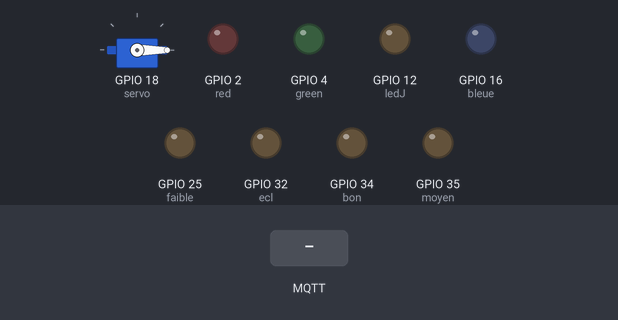
Bench run of a sketch on a simulated ESP32. Parts: servo, output pins drawn as LEDs (lit = HIGH). Inputs (shaded band) come from the test bench. WiFi joins after 1.5 s; servers stay silent unless stated; the local clock reads 2024-03-15 10:24:30 at power-on unless the sketch sets it; no MQTT or app messages arrive unless stated; what the sketch prints to the serial monitor is not drawn.

Above: at 3.7 s.
3.8 s: MQTT message "1" arrives on the first subscribed topic
At 4.6 s:
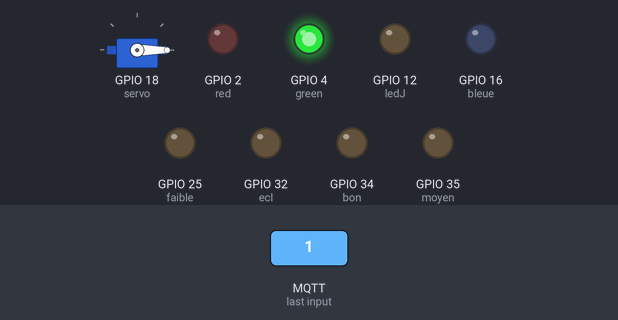
5.3 s: MQTT message "1" arrives on the second subscribed topic
At 5.7 s:
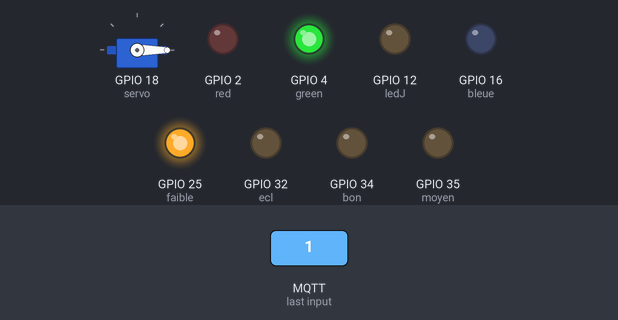
6.8 s: MQTT message "2" arrives on the first subscribed topic
At 8.0 s:
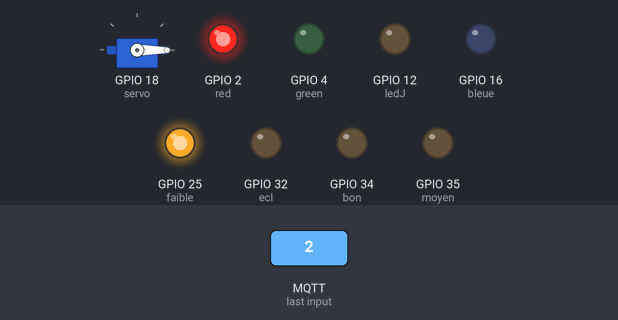
8.3 s: MQTT message "3" arrives on the first subscribed topic
At 9.3 s:
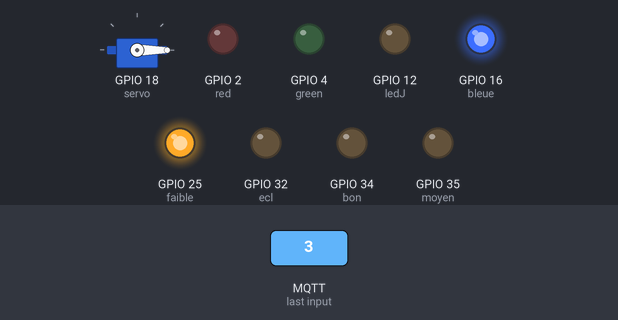
Timing chart, 0 to 10.8 s (numbered marks = the images above; inputs shaded):
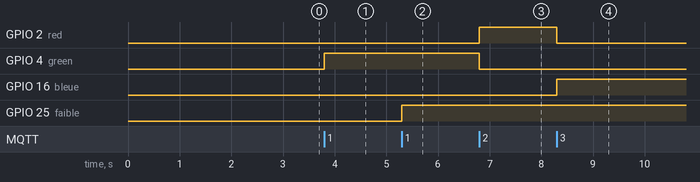

The sketch:

Garage_Actuators.ino
```cpp
/* Dans le cadre du projet Smart Ohm'e de BA3 ingénieur civil en informatique et gestion
 *  AFENZOUAR Farid
 *  email : Farid.AFENZOUAR@student.umons.ac.be
 *  FISICARO Federico
 *  email: Federico.FISICARO@student.umons.ac.be
 *  NGUYEN Harry
 *  email : Harry.NGUYEN@student.umons.ac.be
 *  VANSNICK Loïc
 *  email : Loic.VANSNICK@student.umons.ac.be
 */

#include <WiFi.h> // Enables the ESP8266 to connect to the local network (via WiFi)
#include <PubSubClient.h> // Allows us to connect to, and publish to the MQTT broker
#include<string.h>
#include<time.h>
#include <ESP32Servo.h>

// WiFi
// Make sure to update this for your own WiFi network!
const char* ssid = "IoTWifi";
const char* password ="SmartBuilding";
const char* mqttServer = "192.168.4.1";
const int mqttPort = 1883;

// MQTT
const char* mqtt_server = "192.168.4.1";
const char* mqtt_topic_RGB = "garage/rgb";
const char* mqtt_topic_citerne = "garage/citerne";
const char* mqtt_topic_door = "garage/bigdoor";
const char* mqtt_topic_eclairage = "garage/eclairage";
const char* mqtt_topic_bigdoor_manuel = "garage/door/manuel";


// The client id identifies the ESP8266 device. Think of it a bit like a hostname (Or just a name, like Greg).
const char* clientID = "esp32_Garage_act";

// Initialise the WiFi and MQTT Client objects
WiFiClient wifiClient;
PubSubClient client(mqtt_server, 1883, wifiClient); // 1883 is the listener port for the Broker


Servo servo;//for the bigdoor
//LED RGB
int ledJ=12;
int red=2;
int bleue=16;
int green=4;
//WATER_LEVEL cITERNE
int faible=25;
int moyen=35;
int bon=34;
int ecl=32;
// Données à envoyées en plus
int auto_bigdoor=1;
int temps_arret_bigdoor=0;
int eclairage=0;
int door=0;
int citerne=0;
int rgb=0;
void callback(char* topic, byte* payload, unsigned int length) {
  float val=0;// pour sauvgarder la valeur reçu aprés la convertir en float
  String result="";
  Serial.print("Message arrived in topic: ");
  Serial.println(topic);

  Serial.print("Message:");
  for (int i = 0; i < length; i++) {
    Serial.print((char)payload[i]);
    result+=(char)payload[i];

  }
  //payload to float
  const char *c = result.c_str();
  val=atof(c);
  Serial.println();
  Serial.println("-----------------------");
//temperature
const char* top=topic;

if(strcmp(top,mqtt_topic_eclairage)==0){
  Serial.print("la valeur de l'eclairage est:");
  Serial.println(val);
 eclairage=(int)val;
  }

/*else if(strcmp(top,mqtt_topic_door)==0){
  if(auto_bigdoor==1)
 door=(int)val;
}*/
else if(strcmp(top,mqtt_topic_RGB)==0){
  rgb=(int)val;
}
else if(strcmp(top,mqtt_topic_citerne)==0){
 citerne=(int)val;
}
else if(strcmp(top,mqtt_topic_bigdoor_manuel)==0){
  if(auto_bigdoor==1){
  auto_bigdoor=0;
  temps_arret_bigdoor=time(NULL);
  door=(door==0)?1:0;
  }
  else
  auto_bigdoor=1;
  }
}

void setup() {
  Serial.begin(115200);
  delay(1000);
  pinMode(ecl, OUTPUT);
  pinMode(red, OUTPUT);
  pinMode(bleue, OUTPUT);
  pinMode(green, OUTPUT);
  pinMode(faible, OUTPUT);
  pinMode(moyen, OUTPUT);
  pinMode(bon, OUTPUT);
  pinMode(ledJ, OUTPUT);


  servo.attach(18);
  servo.write(0);
// put your setup code here, to run once:

  Serial.println("ESP32 Analog IN Test");

  Serial.print("Connecting to ");
  Serial.println(ssid);

  // Connect to the WiFi
  WiFi.begin(ssid,password);

  // Wait until the connection has been confirmed before continuing
  while (WiFi.status() != WL_CONNECTED) {
    delay(500);
    Serial.print(".");
  }

  // Debugging - Output the IP Address of the ESP8266
  Serial.println("WiFi connected");
  Serial.print("IP address: ");
  Serial.println(WiFi.localIP());

  // Connect to MQTT Broker
  // client.connect returns a boolean value to let us know if the connection was successful.
  if (client.connect(clientID)) {
    Serial.println("Connected to MQTT Broker!");
  }
  else {
    Serial.println("Connection to MQTT Broker failed...");
  }
client.setCallback(callback);
client.subscribe("garage/rgb");
client.subscribe("garage/citerne");
client.subscribe("garage/bigdoor");
client.subscribe("garage/eclairage");
client.subscribe("garage/door/manuel");
}

void loop() {
  if(time(NULL)-temps_arret_bigdoor>60){
  auto_bigdoor=1;
  door=0;
  }
  //eclairage
  if(eclairage==1){
    digitalWrite(ecl, HIGH);
    }
    else {
    digitalWrite(ecl,LOW);
    }
   //bigdoor
  if(door==1){
    servo.write(90);
    digitalWrite(ledJ,HIGH);
    } else{
      if(door==0){
      servo.write(0);
      digitalWrite(ledJ,LOW);
      }
      }
rgb_function(rgb);
water_level(citerne);

client.loop();
}
void rgb_function(int rgb){
  if(rgb==1){
    digitalWrite(red,LOW);
    digitalWrite(bleue,LOW);
    digitalWrite(green,HIGH);
    }
    else if(rgb==2){
    digitalWrite(red,HIGH);
    digitalWrite(bleue,LOW);
    digitalWrite(green,LOW);
    }
    else if(rgb==3){
    digitalWrite(red,LOW);
    digitalWrite(bleue,HIGH);
    digitalWrite(green,LOW);
    }
  }

 void water_level(int val){
  if(val==1){
     digitalWrite(faible,HIGH);
    digitalWrite(moyen,LOW);
    digitalWrite(bon,LOW);
    }
    else if(moyen==2){
    digitalWrite(faible,HIGH);
    digitalWrite(moyen,HIGH);
    digitalWrite(bon,LOW);
    }
    else if(bon==3){
     digitalWrite(faible,HIGH);
    digitalWrite(moyen,HIGH);
    digitalWrite(bon,HIGH);
    }
  }
```

Measured:
- after the input at 3.8 s, GPIO 4 (green): LOW → HIGH at once
- after the input at 5.3 s, GPIO 25 (faible): LOW → HIGH at once
- after the input at 6.8 s, GPIO 2 (red): LOW → HIGH at once; GPIO 4 (green): HIGH → LOW at once
- after the input at 8.3 s, GPIO 2 (red): HIGH → LOW at once; GPIO 16 (bleue): LOW → HIGH at once
